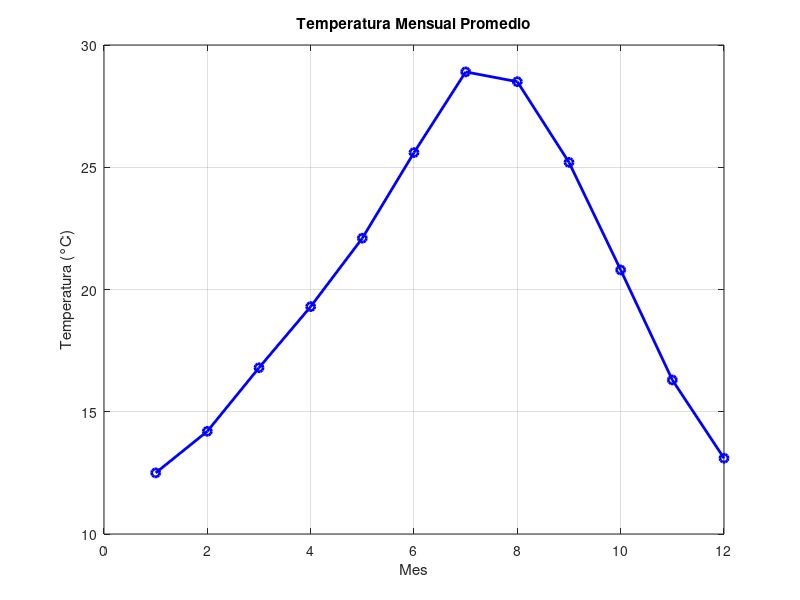

This chart was generated by the following MATLAB code:
% Cargar datos de temperatura mensual (ejemplo real)
temperaturas = [12.5, 14.2, 16.8, 19.3, 22.1, 25.6, 28.9, 28.5, 25.2, 20.8, 16.3, 13.1];
meses = 1:12;

% Gráfico básico
figure;
plot(meses, temperaturas, 'b-o', 'LineWidth', 2);
title('Temperatura Mensual Promedio');
xlabel('Mes');
ylabel('Temperatura (°C)');
grid on;

% Estadísticas básicas
temp_media = mean(temperaturas);
temp_max = max(temperaturas);
temp_min = min(temperaturas);

fprintf('Temperatura media anual: %.1f°C\n', temp_media);
fprintf('Temperatura máxima: %.1f°C\n', temp_max);
fprintf('Temperatura mínima: %.1f°C\n', temp_min);
